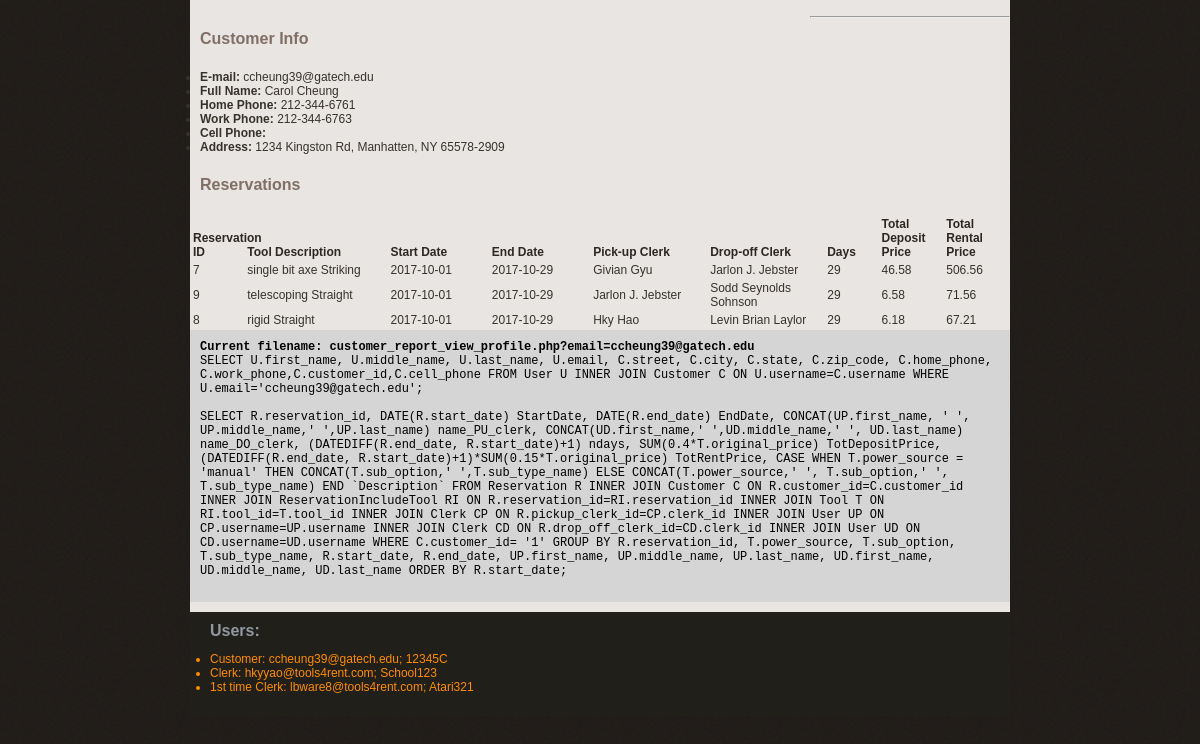
/customer_report_view_profile.php?email=ccheung39@gatech.edu (signed in), run on the app's committed database.
### tables this page shows
CREATE TABLE Customer(
	username VARCHAR(50) NOT NULL, 
	customer_id int NOT NULL AUTO_INCREMENT,
	home_phone VARCHAR(50) NULL,
	work_phone VARCHAR(50)  NULL,
	cell_phone VARCHAR(50) NULL,
	primary_phone VARCHAR(50) NOT NULL,
	state CHAR(2)  NULL,
	city VARCHAR(50)  NULL,
	street VARCHAR(50)  NULL,
	zip_code CHAR(10) NULL,
	name_on_card VARCHAR(50) NOT NULL,
	card_number bigint NOT NULL,
	expiration_month VARCHAR(50) NOT NULL,
	expiration_year INT NOT NULL,
	cvc CHAR(3) NOT NULL,
CONSTRAINT CustomerID PRIMARY KEY (customer_id),
UNIQUE KEY usernameID (username)
);

CREATE TABLE User (
	username VARCHAR(50) NOT NULL, 
	email VARCHAR(50) NOT NULL,
	password VARCHAR(50) NOT NULL,
	first_name VARCHAR(50)  NULL,
	middle_name VARCHAR(50) NULL,
	last_name VARCHAR(50)  NULL,
PRIMARY KEY (username),
UNIQUE KEY emailID (email)
);

CREATE TABLE Reservation(
	reservation_id int NOT NULL AUTO_INCREMENT,
	customer_id INT NOT NULL,
	pickup_clerk_id INT,
	drop_off_clerk_id INT,
	start_date DATETIME NOT NULL,
	end_date DATETIME NOT NULL,
CONSTRAINT ReservationID PRIMARY KEY (reservation_id)
);

### customer_report_view_profile.php (the view, shortened to what this page needs)
<?php
include('lib/common.php');
$email = $_REQUEST['email'];
$query = "SELECT U.first_name, U.middle_name, U.last_name, U.email, " .
    "C.street, C.city, C.state, C.zip_code, C.home_phone, C.work_phone,C.customer_id," .
    "C.cell_phone FROM User U INNER JOIN Customer C ON U.username=C.username " .
    "WHERE U.email='$email'";
$result = mysqli_query($db, $query);
if ( !is_bool($result) && (mysqli_num_rows($result) > 0) ) {
    $row = mysqli_fetch_array($result, MYSQLI_ASSOC);
    $customerId = $row['customer_id'];
    $fullAddress = get_full_address($row);
    $fullName = get_full_name($row);
} else {
    array_push($error_msg,  "Query ERROR: Failed to get User profile...<br>" . __FILE__ ." line:". __LINE__ );
}
function get_full_address($customer){
    $address = $customer['street'] . ", " . $customer['city'] . ", " . $customer['state'] .
        " " . $customer['zip_code'];
    return $address;
}
function get_full_name($customer){
    $name = $customer['first_name'] . " " . $customer['middle_name'] . " " . $customer['last_name'];
    return $name;
}
?>
<?php include("lib/header.php"); ?>
</head>
<body>
<div id="main_container">
    <div class="center_content">
        <div class="center_left">
            <div class="subtitle">Customer Info</div>
            <ul>
                <li><b>E-mail: </b><?php print $row['email'] ?></li>
                <li><b>Full Name: </b><?php print $fullName ?></li>
                <li><b>Home Phone: </b><?php print $row['home_phone'] ?></li>
                <li><b>Work Phone: </b><?php print $row['work_phone'] ?></li>
                <li><b>Cell Phone: </b><?php print $row['cell_phone'] ?></li>
                <li><b>Address: </b><?php print $fullAddress ?></li>
            </ul>
            <div class="subtitle">Reservations</div>
        </div>
        <hr>
        <div class = "center content" style="divScroll">
            <table>
                <tr>
                    <td style="vertical-align:bottom;width:8px" class="heading">Reservation ID</td>
                    <td style="vertical-align:bottom;width:25px" class="heading">Tool Description</td>
                    <td style="vertical-align:bottom;width:17px" class="heading">Start Date</td>
                    <td style="vertical-align:bottom;width:17px" class="heading">End Date</td>
                    <td style="vertical-align:bottom;width:20px" class="heading">Pick-up Clerk</td>
                    <td style="vertical-align:bottom;width:20px" class="heading">Drop-off Clerk</td>
                    <td style="vertical-align:bottom;width:8px" class="heading">Days</td>
                    <td style="vertical-align:bottom;width:10px" class="heading">Total Deposit Price</td>
                    <td style="vertical-align:bottom;width:10px" class="heading">Total Rental Price</td>
                </tr>
                <?php
                $query = "SELECT R.reservation_id, DATE(R.start_date) StartDate, DATE(R.end_date) EndDate, CONCAT(UP.first_name, ' ', UP.middle_name,' '," .
                    "UP.last_name) name_PU_clerk, CONCAT(UD.first_name,' ',UD.middle_name,' ', UD.last_name) name_DO_clerk, " .
                    "(DATEDIFF(R.end_date, R.start_date)+1) ndays, SUM(0.4*T.original_price) TotDepositPrice, " .
                    "(DATEDIFF(R.end_date, R.start_date)+1)*SUM(0.15*T.original_price) TotRentPrice, CASE WHEN T.power_source = 'manual' THEN CONCAT(T.sub_option,' '," .
                    "T.sub_type_name) ELSE CONCAT(T.power_source,' ', T.sub_option,' ', T.sub_type_name) END `Description` " .
                    "FROM Reservation R INNER JOIN Customer C ON R.customer_id=C.customer_id " .
                    "INNER JOIN ReservationIncludeTool RI ON R.reservation_id=RI.reservation_id " .
                    "INNER JOIN Tool T ON RI.tool_id=T.tool_id INNER JOIN Clerk CP ON R.pickup_clerk_id=CP.clerk_id " .
                    "INNER JOIN User UP ON CP.username=UP.username INNER JOIN Clerk CD ON R.drop_off_clerk_id=CD.clerk_id " .
                    "INNER JOIN User UD ON CD.username=UD.username " .
                    "WHERE C.customer_id= '$customerId' GROUP BY R.reservation_id, T.power_source, T.sub_option, T.sub_type_name, " .
                    "R.start_date, R.end_date, UP.first_name, UP.middle_name, UP.last_name, UD.first_name, UD.middle_name, UD.last_name " .
                    "ORDER BY R.start_date";
                $result = mysqli_query($db, $query);
                while ($row = mysqli_fetch_array($result, MYSQLI_ASSOC)) {
                    print "<tr><td>" . $row['reservation_id'] . "</td><td>" . $row['Description'] . "</td><td>" . $row['StartDate'] . "</td><td>" .
                        $row['EndDate'] . "</td><td>" . $row['name_PU_clerk'] . "</td><td>" . $row['name_DO_clerk'] . "</td><td>" . $row['ndays'] .
                        "</td><td>" . number_format($row['TotDepositPrice'],2) . "</td><td>" . number_format($row['TotRentPrice'],2) . "</td></tr>";
                }
                ?>
            </table>
        </div>
        <?php include("lib/error.php"); ?>
    </div>
    <?php include("lib/footer.php"); ?>
</div>
</body>
</html>

### css/tools4rent_style.css (style rules this page uses)
body { background:url(../img/bg.gif) repeat #000000; padding:0; font-family: Verdana, Geneva, sans-serif; font-size:12px; margin:auto auto auto auto; color:#36322b; }
table { width: 100%; }
th, td { padding: 1px; text-align: left; }
ul { text-align: left; padding:0px; }
li { padding:0px; }
#main_container { width:820px; height:auto; margin:auto; padding:0px; }
.heading { font-size:12px; color:#2e2721; font-weight:bold; }
.subtitle { width: 600px; font-family: Verdana, Geneva, sans-serif; font-weight:bold; font-size:16px; color:#806F66; padding:10px 0px 10px 0px; }
.center_content { width:820px; height:auto; padding:10px 0px 10px 0px; clear:both; background-color:#E9E5E2; }
.center_left { width:600px; float:left; padding:10px 10px 10px 10px; }

### customer_report_view_profile.php (style rules this page uses)
table { table-layout: fixed; }

### data on the page
customer: username.email "ccheung39@gatech.edu", username.last_name "Carol Cheung", home_phone "212-344-6761", work_phone "212-344-6763", fullAddress "1234 Kingston Rd, Manhatten, NY 65578-2909"
reservation: reservation_id "7", Description "single bit axe Striking", StartDate "2017-10-01", EndDate "2017-10-29", name_PU_clerk "Givian Gyu", name_DO_clerk "Jarlon J. Jebster", ndays "29", TotDepositPrice "46.58", TotRentPrice "506.56"
reservation: reservation_id "9", Description "telescoping Straight", StartDate "2017-10-01", EndDate "2017-10-29", name_PU_clerk "Jarlon J. Jebster", name_DO_clerk "Sodd Seynolds Sohnson", ndays "29", TotDepositPrice "6.58", TotRentPrice "71.56"
reservation: reservation_id "8", Description "rigid Straight", StartDate "2017-10-01", EndDate "2017-10-29", name_PU_clerk "Hky Hao", name_DO_clerk "Levin Brian Laylor", ndays "29", TotDepositPrice "6.18", TotRentPrice "67.21"

### other printed values
$query "Current filename: customer_report_view_profile.php?email=ccheung39@gatech.edu"
